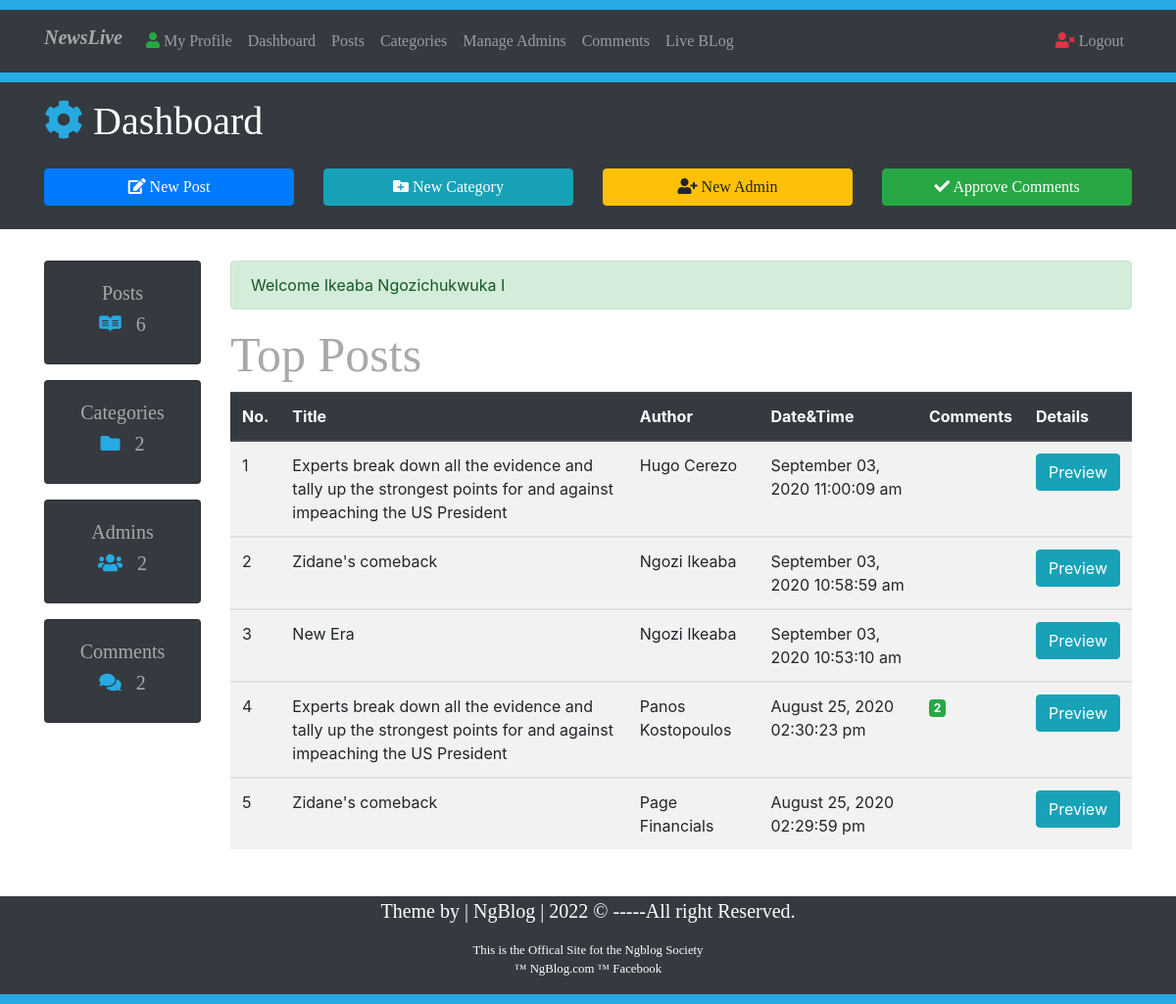
Screenshot of /dashboard.php (signed in) with the database file from the repository.
### tables this page shows
CREATE TABLE `post` (
  `post_id` int NOT NULL,
  `post_title` varchar(300) NOT NULL,
  `category` varchar(50) NOT NULL,
  `post_image` varchar(50) NOT NULL,
  `post_author` varchar(50) NOT NULL,
  `post_keyword` varchar(50) NOT NULL,
  `post_content` mediumtext NOT NULL,
  `datetime` varchar(50) NOT NULL
);

### dashboard.php (the view, shortened to what this page needs)
<?php include "includes/config.php"; ?>
<?php include "includes/functions.php"; ?>
<?php include "includes/sessions.php"; ?>
<!DOCTYPE html>
<html lang = "en">
<head>
<link rel="stylesheet" href="https://use.fontawesome.com/releases/v5.6.3/css/all.css">
<link rel="stylesheet" href="https://stackpath.bootstrapcdn.com/bootstrap/4.4.1/css/bootstrap.min.css">
<link rel = "stylesheet" href = "css/styles.css">
</head>
<body>
<div style = "height: 10px; background: #27AAE1;"></div>
    <nav class = "navbar navbar-expand-lg navbar-dark bg-dark">
        <div class = "container">
            <h1 class="navbar-brand" style = "font-family:Century Gothic;color:darkgray;"><strong><i> NewsLive </i></strong></h1>
                <div class = "collapse navbar-collapse" id = "navbarcollapseMENU">
                <ul class = "navbar-nav mr-auto">
                    <li class = "nav-item">
                        <a href  = "myprofile.php" class = "nav-link" style = "font-family:Book Antiqua;"><i class="fas fa-user text-success"></i> My Profile </a>
                    </li>
                    <li class = "nav-item">
                        <a href  = "dashboard.php" class = "nav-link" style = "font-family:Book Antiqua;"> Dashboard </a>
                    </li>
                    <li class = "nav-item">
                        <a href  = "posts.php?page=1" class = "nav-link" style = "font-family:Book Antiqua;"> Posts </a>
                    </li>
                    <li class = "nav-item">
                        <a href  = "categories.php" class = "nav-link" style = "font-family:Book Antiqua;"> Categories</a>
                    </li>
                    <li class = "nav-item">
                        <a href  = "admin.php" class = "nav-link" style = "font-family:Book Antiqua;"> Manage Admins</a>
                    </li>
                    <li class = "nav-item">
                        <a href  = "includes/comments.php" class = "nav-link" style = "font-family:Book Antiqua;"> Comments</a>
                    </li>
                    <li class = "nav-item">
                        <a href  = "blog.php?page=1" class = "nav-link" style = "font-family:Book Antiqua;" > Live BLog</a>
                    </li>
                </ul>
                <ul class = "navbar-nav ml-auto">
                    <li class = "nav-item">
                        <a href = "logout.php" class = "nav-link" style = "font-family:Book Antiqua;"><i class="fas fa-user-times text-danger"></i> Logout</a>
                    </li>
                </div>
        </div>
    </nav>
<div style = "height: 10px; background: #27AAE1;"></div>
<header class = "bg-dark text-white py-3">
<div class = "container">
    <div class = "row">
        <div class = "col-md-12 mb-3">
    <h1 style = "font-family: Broadway;"><i class = "fas fa-cog" style = "color: #27AAE1;"></i> Dashboard </h1>
        </div>
        <div class = "col-lg-3 mb-2">
            <a href = "new_post.php" class = "btn btn-primary btn-block" style = "font-family:Book Antiqua;">
                <i class = "fas fa-edit"></i> New Post
            </a>
        </div>
        <div class = "col-lg-3 mb-2">
            <a href = "categories.php" class = "btn btn-info btn-block" style = "font-family:Book Antiqua;">
                <i class = "fas fa-folder-plus"></i> New Category
            </a>
        </div>
        <div class = "col-lg-3 mb-2">
            <a href = "admin.php" class = "btn btn-warning btn-block" style = "font-family:Book Antiqua;">
                <i class = "fas fa-user-plus"></i> New Admin
            </a>
        </div>
        <div class = "col-lg-3 mb-2">
            <a href = "includes/comments.php" class = "btn btn-success btn-block" style = "font-family:Book Antiqua;">
                <i class = "fas fa-check"></i> Approve Comments
            </a>
        </div>
    </div>
</div>
</header>
<br>
<section class = "container py-2 mb-4">
<div class = "row">
    <div class = "col-lg-2 d-none d-md-block">
        <div class="card text-center bg-dark text-white mb-3">
            <div class="card-body">
                <h1 class="lead FieldInfo"> Posts </h1>
                <h4 class="display-5 FieldInfo">
                    <i class="fab fa-readme" style = "color: #27AAE1;">
                    </i>
                </h4>
            </div>
        </div>
        <div class="card text-center bg-dark text-white mb-3">
            <div class="card-body">
                <h1 class="lead FieldInfo"> Categories </h1>
                <h4 class="display-5 FieldInfo">
                    <i class="fas fa-folder" style = "color: #27AAE1;">
                    </i>
                </h4>
            </div>
        </div>
        <div class="card text-center bg-dark text-white mb-3">
            <div class="card-body">
                <h1 class="lead FieldInfo"> Admins </h1>
                <h4 class="display-5 FieldInfo">
                    <i class="fas fa-users" style = "color: #27AAE1;">
                    </i>
                </h4>
            </div>
        </div>
        <div class="card text-center bg-dark text-white mb-3">
            <div class="card-body">
                <h1 class="lead FieldInfo"> Comments</h1>
                <h4 class="display-5 FieldInfo">
                    <i class="fas fa-comments" style = "color: #27AAE1;">
                    </i>
                </h4>
            </div>
        </div>
    </div>
    <div class="col-lg-10">
    <?php
                echo SuccessMessage();
        ?>
        <h1 style="font-size:50px; color:darkgray; font-family:Broadway;"> Top Posts </h1>
        <table class="table table-striped table-hover">
            <thead class="thead-dark">
                <tr>
                    <th> No. </th>
                    <th> Title </th>
                    <th> Author </th>
                    <th> Date&Time </th>
                    <th> Comments </th>
                    <th> Details </th>
                </tr>
            </thead>
            <?php
                $SrNo = 0;
                $sql_show = "SELECT * FROM post ORDER BY post_id DESC LIMIT 0,5";
                $run_show = mysqli_query($connect, $sql_show);
                while ($sql_display = mysqli_fetch_array($run_show)) {
                    $Post_ID = $sql_display["post_id"];
                    $title = $sql_display["post_title"];
                    $author = $sql_display["post_author"];
                    $datetime = $sql_display["datetime"];
                    $SrNo++;
            ?>
            <tbody>
                <tr>
                    <td> <?php echo $SrNo; ?></td>
                    <td> <?php echo $title; ?></td>
                    <td> <?php echo $author; ?></td>
                    <td> <?php echo $datetime; ?></td>
                    <td>
                            <?php
                            $total_approve = ApproveCommentAccordingtoPost($Post_ID);
                            if ($total_approve > 0) {
                            ?>
                        <span class = "badge badge-success" title = "Approve">
                            <?php
                            echo $total_approve;
                            ?>
                            </span>
                            <?php } ?>
                    </td>
                    <td>
                        <a href = "fullpost.php?id=<?php echo $Post_ID; ?>" target = "_blank"><span class="btn btn-info"> Preview </span></a>
                    </td>
                </tr>
            </tbody>
                <?php } ?>
        </table>
    </div>
</div>
</section>
<footer class = "bg-dark text-white" style = "font-family:Century Gothic;">
    <div class = "container">
        <div class = "row">
            <div class = "col">
            <p class = "lead text-center">Theme by | NgBlog | <span id = "year"></span> &copy; -----All right Reserved. </p>
            <p class = "text-center small"><a style = "color: white; text-decoration: none; cursor: pointer;" href= "https://ngblog.com/coupons/" target = "_blank">
            This is the Offical Site fot the Ngblog Society<br> &trade; NgBlog.com &trade; Facebook</a></p>
            </div>
        </div>
    </div>
</footer>
<div style = "height: 10px; background: #27AAE1;"></div>
</body>
</html>

### css/styles.css (style rules this page uses)
.FieldInfo { color: DarkGray; font-family: "Broadway"; font-size: 20px; }

### rows the page displays
post: post_title "Experts break down all the evidence and tally up the strongest points for and against impeaching the US President", post_author "Hugo Cerezo", datetime "September 03, 2020 11:00:09 am"
post: post_title "Zidane's comeback", post_author "Ngozi Ikeaba", datetime "September 03, 2020 10:58:59 am"
post: post_title "New Era", post_author "Ngozi Ikeaba", datetime "September 03, 2020 10:53:10 am"
post: post_title "Experts break down all the evidence and tally up the strongest points for and against impeaching the US President", post_author "Panos Kostopoulos", datetime "August 25, 2020 02:30:23 pm", total_approve "2"
post: post_title "Zidane's comeback", post_author "Page Financials", datetime "August 25, 2020 02:29:59 pm"

### other values shown
$post "6"
$category "2"
$admin "2"
$comment "2"
SuccessMessage() "Welcome Ikeaba Ngozichukwuka I"
